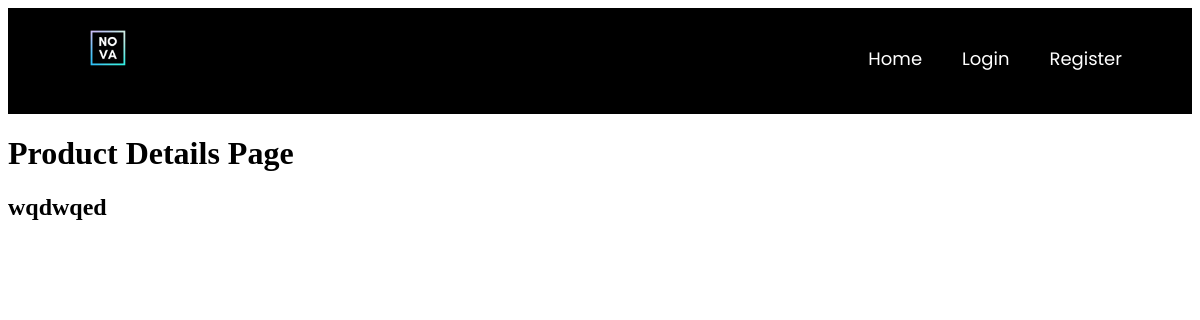
Before: /product_details/1 with the older database file.
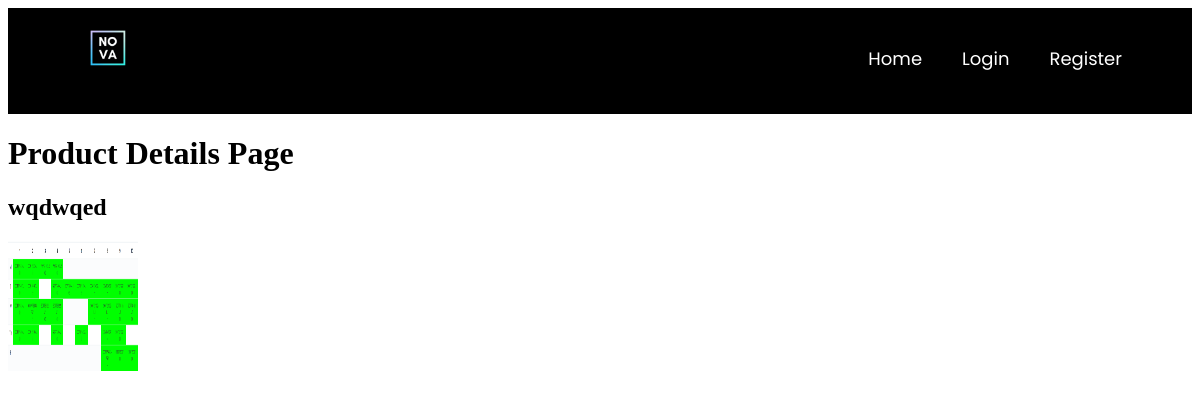
After: the same page with the newer database file.
### main/models.py (models this page shows, shortened)
class Post(models.Model):
    ouruser = models.ForeignKey(ourUser, null=True, on_delete=models.CASCADE)
    post_title = models.CharField(max_length=255,null=True)
    post_description = models.TextField()
    price = models.DecimalField(decimal_places=2 , max_digits=12)
    location = models.CharField(max_length=255,null=True,choices=city)
    postType = models.CharField(choices=RorS , max_length=50, null=True , default='For Sale')
    floor = models.DecimalField(decimal_places=0 , max_digits=3 ,null=True)
    building_age = models.DecimalField(decimal_places=0, max_digits=2 , null=True)
    area = models.DecimalField(decimal_places=0,max_digits=4 ,null=True)
    isFurniture = models.CharField(choices=Furniture ,null=True,max_length=50,default="No")
    building_type = models.CharField(choices=b_types ,null=True ,max_length=50)

class PostImages(models.Model):
    image = models.ImageField(null=True, blank=True)
    gallery = models.ForeignKey(Post,null=True,on_delete= models.CASCADE)

### main/views.py (the view)
# urls.py: path('product_details/<int:pk>', views.productdetails, name="product_details"),
def productdetails(request, pk):
    posts = Post.objects.get(id=pk)
    pimage = PostImages.objects.filter(gallery=posts)
    return render(request, 'main/product_details.html', { 'posts':posts ,'pimage':pimage} )

### main/templates/main/product_details.html
{% extends 'main/mainpage.html' %}
{% load static %}
{% block content %}
<h1>Product Details Page</h1>
<h2>{{posts.post_title}}</h2>
{% for i in pimage %}
    <img src="{% static i.image.url %}" alt="Profile Pic" height="130px" width="130px"/>
{% endfor %}
{% endblock %}

### main/templates/main/mainpage.html (shortened to what this page needs)
<!DOCTYPE html>
{% load static %}
<html lang="en" dir="ltr">
<head>
</head>
<body class="g">
<nav>
    <div class="logo">
        <a class="navbar-brand pb-2" href="{% url 'homepage' %}"><img src="{% static 'images/nova_logo.gif' %}"
                                                                      style="height: 80px; width: 80px"></a>
    </div>
    <ul>
        <li><a href="/">Home</a></li>
        {% if user.is_authenticated %}
        <li>
            <a href="">Account</a>
            <input type="checkbox" id="btn-1">
            <ul>
                <li><a href="{% url 'logout' %}">Logout</a></li>
            </ul>
        </li>
        <li>
            <a href="{% url 'createpost' %}">Create Post</a>
            <input type="checkbox" id="btn-3">
        </li>
        {% else %}
        <li>
            <a href="{% url 'loginpage' %}">Login</a>
        </li>
        <li>
        <li>
            <a href="{% url 'register' %}">Register</a>
        </li>
        {% endif %}
    </ul>
</nav>
{% block content %}
{% endblock %}
</body>
</html>

### main/templates/main/mainpage.html (style rules this page uses)
nav { margin: 0; padding: 0; user-select: none; box-sizing: border-box; font-family: 'Poppins', sans-serif; }
body.g { background-image: url('/static/images/breno-assis-r3WAWU5Fi5Q-unsplash.jpg'); background-size: cover; background-repeat: no-repeat; background-attachment: fixed; }
nav { background: #000000; }
nav:after { content: ''; clear: both; display: table; }
nav .logo { float: left; color: white; font-size: 27px; font-weight: 600; line-height: 70px; padding-left: 60px; }
nav ul { float: right; margin-right: 40px; list-style: none; position: relative; z-index: 10000; }
nav ul li { float: left; display: inline-block; background: #000000; margin: 0 5px; }
nav ul li a { color: white; line-height: 70px; text-decoration: none; font-size: 18px; padding: 8px 15px; }

Changed rows visible on the page:
added PostImages: image (picture)
